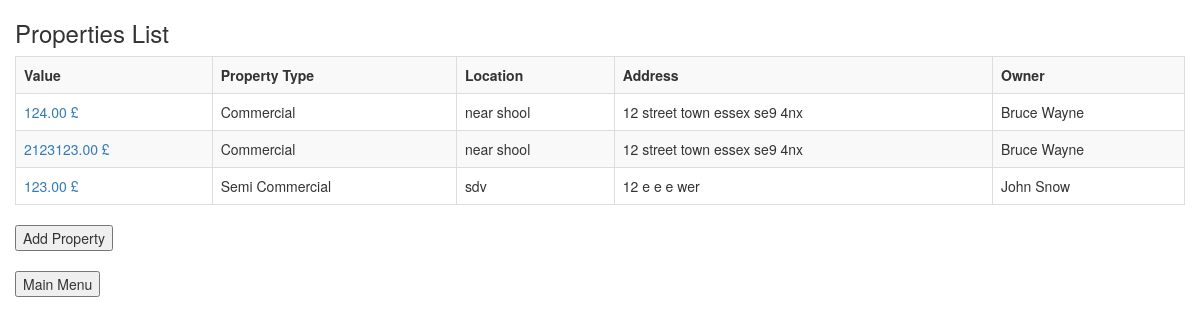
/properties-list/, run on the app's committed database.
### propmanager/models.py (models this page shows, shortened)
class Property(models.Model):
    address_line_1 = models.CharField(max_length=100, default="N/A")
    address_line_2 = models.CharField(max_length=100, default="N/A")
    city_town = models.CharField(max_length=100, default="N/A")
    county = models.CharField(max_length=100, default="N/A")
    post_code = models.CharField(max_length=100, default="N/A")
    value = models.DecimalField(max_digits=20, decimal_places=2)
    location = models.CharField(max_length=100, default="N/A")
    property_type = models.ForeignKey(PropertyType, on_delete=models.CASCADE)
    owner = models.ForeignKey(Owner, on_delete=models.CASCADE)

class PropertyType(models.Model):
    name = models.CharField(max_length=100, default="N/A")
    def __str__(self):
        return ' %s ' % (self.name)

class Owner(models.Model):
    first_name = models.CharField(max_length=50, default="N/A")
    last_name = models.CharField(max_length=50, default="N/A")
    email = models.CharField(max_length=20, default="N/A")
    telephone = models.CharField(max_length=20, default="N/A")

### propmanager/views.py (the view, shortened to what this page needs)
# urls.py: path('properties-list/', PropertiesList.as_view(), name='properties-list'),
class PropertiesList(TemplateView):
    template_name = "PropertyList.html"
    def get_context_data(self, room_id=None, **kwargs):
        all_properties = Property.objects.all()
        context = {'properties': all_properties}
        return context

### propmanager/templates/PropertyList.html (shortened to what this page needs)
<!DOCTYPE html>
<html lang="en">
<head>
    <link rel="stylesheet" href="http://maxcdn.bootstrapcdn.com/bootstrap/3.3.5/css/bootstrap.min.css">
</head>
<body>
<div class="container-fluid">
    <h3>Properties List</h3>
    <form method="POST" action="">
        <table class="table table-bordered table-striped">
            <tbody>
            <tr>
                <td>
                    <span style="font-weight:bold">Value</span>
                </td>
                <td>
                    <span style="font-weight:bold">Property Type</span>
                </td>
                <td>
                    <span style="font-weight:bold">Location</span>
                </td>
                <td>
                    <span style="font-weight:bold">Address</span>
                </td>
                <td>
                    <span style="font-weight:bold">Owner</span>
                </td>
            </tr>
            {% for x in properties %}
                <tr>
                    <td>
                        <a href="/edit_property/{{ x.pk }}/">{{ x.value }} £</a>
                    </td>
                    <td>
                        {{ x.property_type }}
                    </td>
                    <td>
                        {{ x.location }}
                    </td>
                    <td>
                        {{ x.address_line_1 }}
                        {{ x.address_line_2 }}
                        {{ x.city_town }}
                        {{ x.county }}
                        {{ x.post_code }}
                    </td>
                    <td>
                        {{ x.owner.first_name }}
                        {{ x.owner.last_name }}
                    </td>
                </tr>
            {% endfor %}
        </table>
        <div><input type="submit" name="go_edit" value="Add Property"></div>&nbsp;
            <div><input type="submit" name="main_menu" value="Main Menu"></div>
    </form>
</div>
</body>
</html>

### data on the page
Property: value "124.00", property_type "Commercial", location "near shool", address_line_1 "12", address_line_2 "street", city_town "town", county "essex", post_code "se9 4nx", owner.first_name "Bruce", owner.last_name "Wayne"
Property: value "2123123.00", property_type "Commercial", location "near shool", address_line_1 "12", address_line_2 "street", city_town "town", county "essex", post_code "se9 4nx", owner.first_name "Bruce", owner.last_name "Wayne"
Property: value "123.00", property_type "Semi Commercial", location "sdv", address_line_1 "12", address_line_2 "e", city_town "e", county "e", post_code "wer", owner.first_name "John", owner.last_name "Snow"
